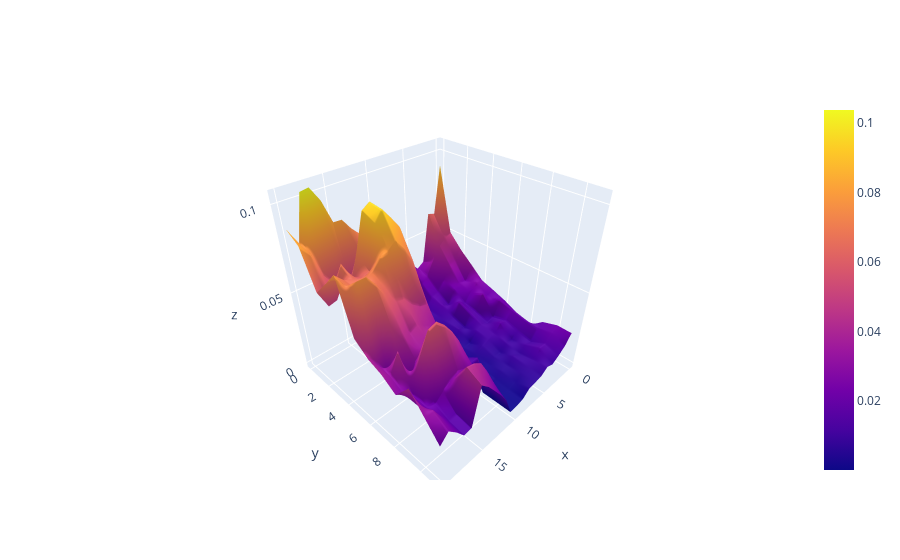

Notebook cell for this chart:
### Code cell
ivs, _ = gru_model(torch.tensor(X_test).to(torch.float32).to(device))
ivs = torch.reshape(ivs, (-1, 1, 12, 21, 2))
i = 100
t = 0

fig = go.Figure(data=[
    go.Surface(z=ivs[i, t, :, :, 1].cpu().detach().numpy())
])

fig.show()

### Figure 1 — Plotly figure (JSON) as saved in the notebook; plotly's stock layout.template omitted (floating-point values rounded to 4 significant figures; data arrays with more than 128 entries replaced by an {"elided": "..."} marker saying what was removed)
{"data": [{"type": "surface", "z": {"elided": "12x21 float values"}}], "layout": {}}
